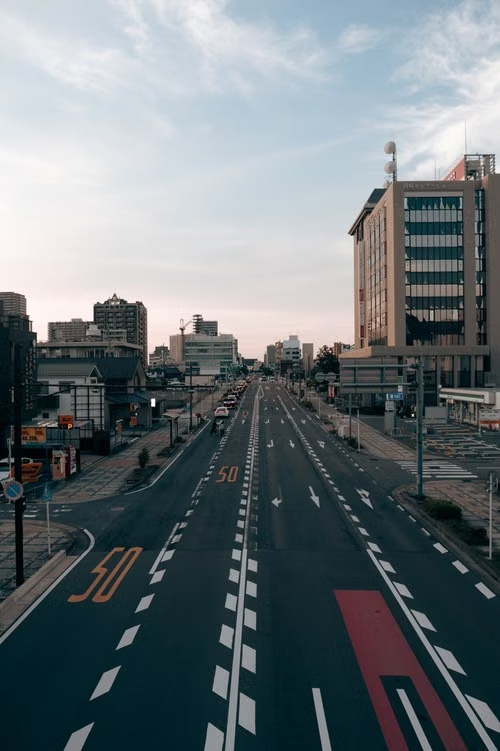
#> input picture Asset/road.jpg, 500 x 751 px
$ python 05_Image_EdgeDetct.py
#> lines starting #> are read from the running program, lines starting #| are printed output that depends on the picture
import cv2
import numpy as np

# 1. Read image
#path = r"D:\Codex\Proj_ARES\Asset\road.jpg"
image = cv2.imread("Asset/road.jpg")
#> image is the input picture: shape (751, 500, 3); mean B, G, R 121.1, 117.2, 108.4

if image is None:
    print("Image not found!")
    exit()

print("Original image shape:", image.shape)
#| Original image shape: (751, 500, 3)

# 2. Resize image
resized = cv2.resize(image, (640, 360))
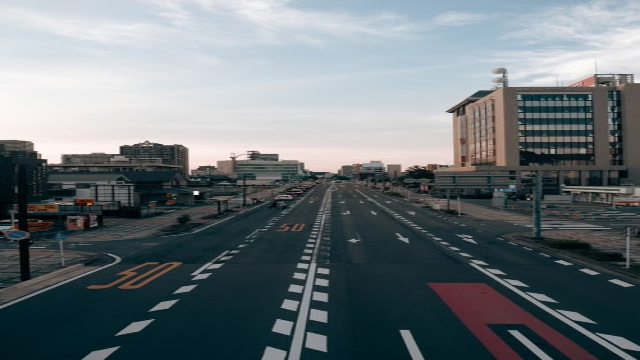
#> resized: shape (360, 640, 3); mean B, G, R 121, 117.1, 108.3

# 3. Convert BGR to grayscale
gray = cv2.cvtColor(resized, cv2.COLOR_BGR2GRAY)
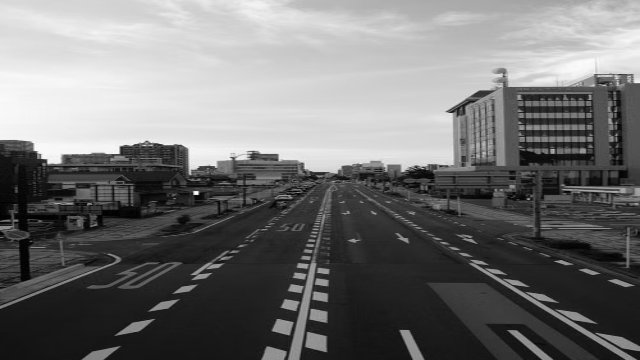
#> gray: shape (360, 640); min 0, max 253, mean 114.9

# 4. Apply Gaussian Blur
blur = cv2.GaussianBlur(gray, (5, 5), 0)
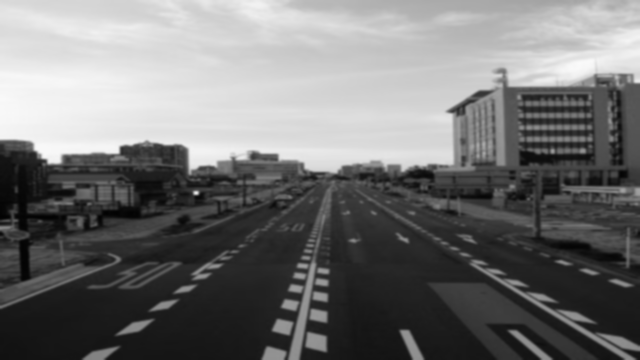
#> blur: shape (360, 640); min 2, max 250, mean 114.9

# 5. Apply Canny Edge Detection
edges = cv2.Canny(blur, 60, 20)
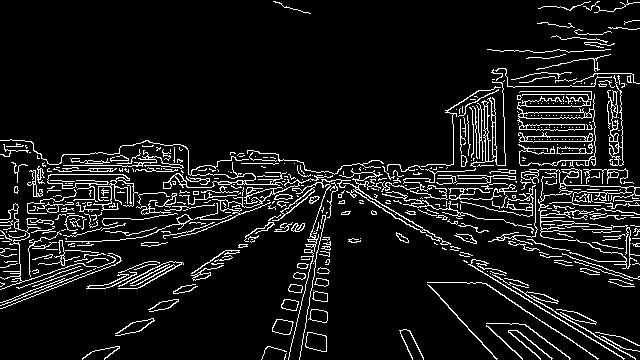
#> edges: shape (360, 640); 8.9% white in thin lines or dots

# 6. Display results
cv2.imshow("Original Image", resized)
cv2.imshow("Grayscale Image", gray)
cv2.imshow("Gaussian Blur", blur)
cv2.imshow("Canny Edge Detection", edges)

# 7. Wait for keyboard input
cv2.waitKey(0)

# 8. Close all windows
cv2.destroyAllWindows()

$ run again, with Asset/heli.jpg copied over Asset/road.jpg
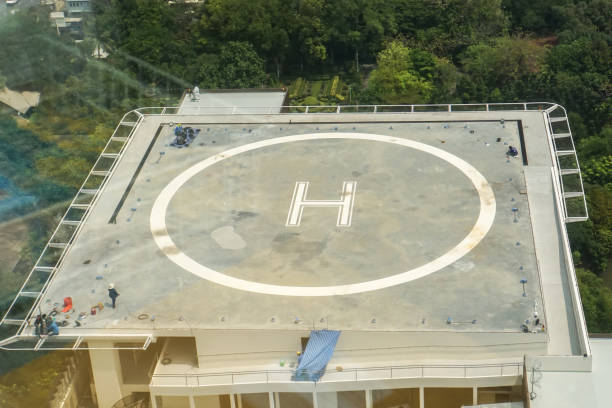
#> input picture Asset/heli.jpg, 612 x 408 px
#> image is the input picture: shape (408, 612, 3); mean B, G, R 119.1, 141.3, 139.1
#| Original image shape: (408, 612, 3)
#> `gray = cv2.cvtColor(resized, cv2.COLOR_BGR2GRAY)`:
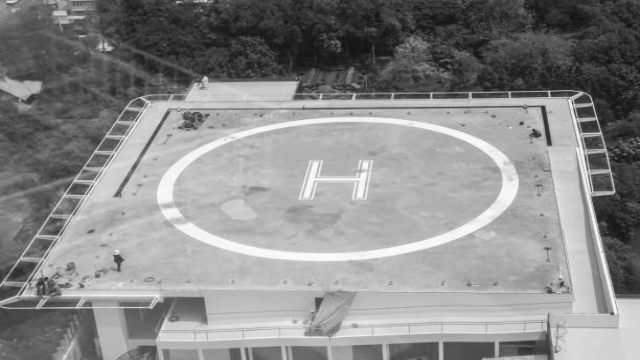
#> gray: shape (360, 640); min 14, max 254, mean 138
#> `edges = cv2.Canny(blur, 60, 20)`:
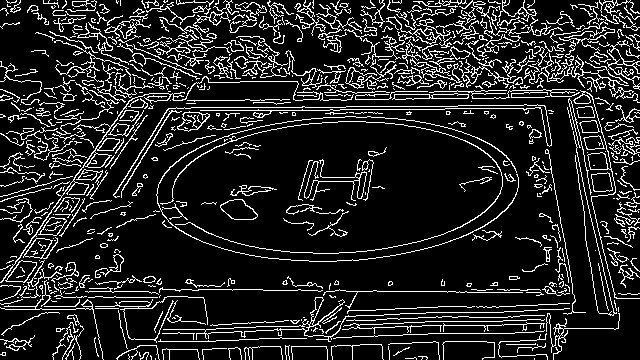
#> edges: shape (360, 640); 14.1% white in thin lines or dots
